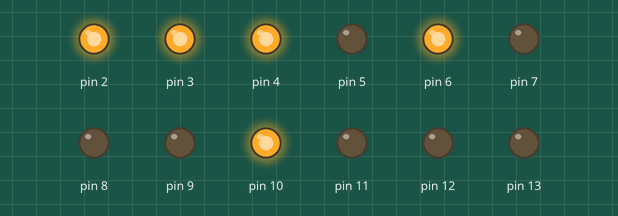
Recording of a sketch running on a simulated Arduino Uno, built with avr-gcc and run on an emulated ATmega328P. Parts: output pins drawn as LEDs (lit = HIGH).

Above: at 0.1 s.
Timing chart, 0 to 1.6 s (numbered marks = the images above):
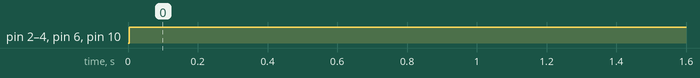

Measured:
- by itself, pin 2–4, pin 6, pin 10: LOW → HIGH at 0.00 s

The sketch:

Binary_Clock.ino
```cpp
#include <Time.h>

int sec;
int minte;
int hr;
int munit = 0;
int hunit = 0;

void setup()
{
  Serial.begin(9600);

  pinMode(2,OUTPUT);
  pinMode(3,OUTPUT);
  pinMode(4,OUTPUT);
  pinMode(5,OUTPUT);
  pinMode(6,OUTPUT);
  pinMode(7,OUTPUT);
  pinMode(8,OUTPUT);
  pinMode(9,OUTPUT);
  pinMode(10,OUTPUT);
  pinMode(11,OUTPUT);
  pinMode(12,OUTPUT);
  pinMode(13,OUTPUT);
}

void loop()
{
  //this is just setting the time manually, cause I can't get it to dynamically update right now
  setTime(4,23,30,19,10,2012);
  time_t t = now();
  hr = hour(t);
  minte = minute(t);
  sec = second(t);
  static unsigned long lastTick = 0; // set up a local variable to hold the last time we moved forward one second
  // move forward one second every 1000 milliseconds

  if (millis() - lastTick >= 1000)
  {
    lastTick = millis();
    sec++;
  }

  if(sec >= 60)
  {
    minte++;
    sec = 0;
  }

  // move forward one hr every 60 minutes
  if (minte >= 60)
  {
    hr++;
    minte = 0; // reset minutes to zero
  }

  if (hr >= 24)
  {
    hr=0;
    minte = 0; // reset minutes to zero
  }

  munit = minte%10; //sets the variable munit and hunit for the unit digits
  hunit = hr%10;

      //this converts to binary
      digitalWrite(2, (minte &        B1)); // -------X Decimal value 1
      digitalWrite(3, (minte &       B10)); // ------X- Decimal value 2
      digitalWrite(4, (minte &      B100)); // -----X-- Decimal value 4
      digitalWrite(5, (minte &     B1000)); // ----X--- Decimal value 8
      digitalWrite(6, (minte &    B10000)); // ---X---- Decimal value 16
      digitalWrite(7, (minte &   B100000)); // --X----- Decimal value 32

      digitalWrite(8, (hr &        B1)); // -------X Decimal value 1
      digitalWrite(9, (hr &       B10)); // ------X- Decimal value 2
      digitalWrite(10, (hr &      B100)); // -----X-- Decimal value 4
      digitalWrite(11, (hr &     B1000)); // ----X--- Decimal value 8
      digitalWrite(12, (hr &    B10000)); // ---X---- Decimal value 16


}
```
